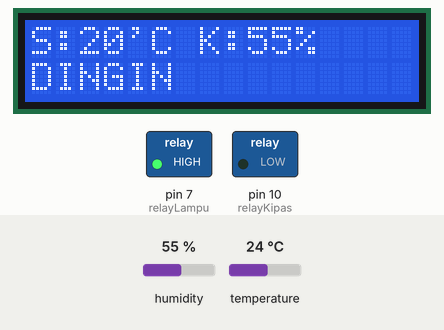
This sketch was run on a simulated Arduino Uno, built with avr-gcc and run on an emulated ATmega328P. On the bench: 16×2 character LCD, switched loads named in the sketch (green lamp = pin HIGH). The inputs (shaded band) are chosen by the test bench; at power-on: temperature 24 °C, humidity 55 %. What the sketch prints to the serial monitor is not drawn.

Above: at 11.3 s.
11.4 s: temperature set to 12 °C
At 13.7 s:
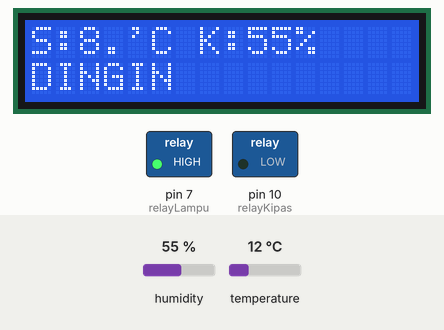
14.1 s: humidity set to 22 %
At 15.8 s:
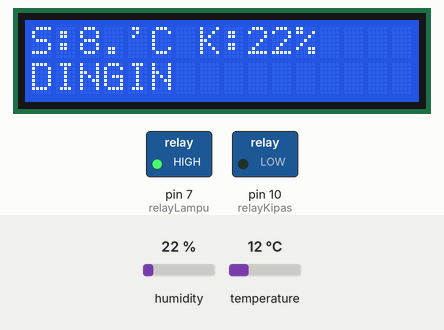
20.1 s: temperature set to 19 °C
At 21.9 s:
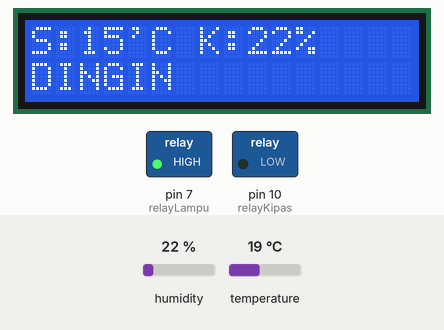
22.8 s: temperature set to 41 °C
At 24.7 s:
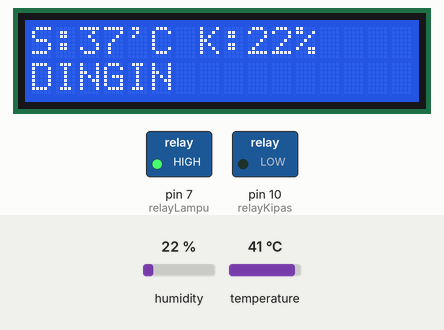
Timing chart, 0 to 26.2 s (numbered marks = the images above; inputs shaded):
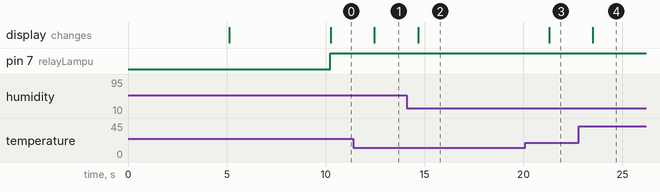

Measured:
- after the input at 11.4 s, the display: changes after 1.1 s (image 1)
- after the input at 14.1 s, the display: changes after 0.57 s (image 2)
- after the input at 20.1 s, the display: changes after 1.2 s (image 3)
- after the input at 22.8 s, the display: changes after 0.70 s (image 4)

The sketch:

lisa.ino
```cpp
#include "DHT.h"
#define DHTPIN 8
#define DHTTYPE DHT11

DHT dht(DHTPIN, DHTTYPE);

#include <LiquidCrystal_I2C.h>
LiquidCrystal_I2C lcd(0x27, 16, 2);
const int relayKipas = 10;
const int relayLampu = 7;

void setup() {

   lcd.begin();
     lcd.setCursor(3,0);
  lcd.print("Sponsored :");
  lcd.setCursor(4,1);
  lcd.print("ADI Farm");
  delay(5000);
     lcd.setCursor(0,0);
  lcd.print("MESIN                                    ");
  lcd.setCursor(0,1);
  lcd.print("INKUBATOR    ");
  delay(5000);
pinMode(relayKipas,OUTPUT);
pinMode(relayLampu,OUTPUT);
  Serial.begin(9600); //baud komunikasi serial
  Serial.println("Pengujian DHT11!"); //penulisan di serial monitor
  dht.begin(); //prosedur memulai pembacaan module sensor
}

int detik,menit;

void loop() {
  //pembacaan sensor membutuhkan waktu 250ms

  //Pembacaan untuk data kelembaban
  float humidity_1 = dht.readHumidity();
  //Pembacaan dalam format celcius (c)
  float celcius_1 = dht.readTemperature();
celcius_1=celcius_1-4;
  //pembacaan nilai pembacaan data suhu
  Serial.print("Suhu : ");
  Serial.print(celcius_1); //format derajat celcius

lcd.setCursor(0,0);
  lcd.print("S:                             ");
  lcd.setCursor(2,0);
  lcd.print(celcius_1);
  lcd.setCursor(4,0);
  lcd.print("'C  ");

lcd.setCursor(7,0);
  lcd.print("K:                             ");
  lcd.setCursor(9,0);
  lcd.print(humidity_1);
  lcd.setCursor(11,0);
  lcd.print("%   ");


if(celcius_1 > 40){
    digitalWrite(relayKipas, HIGH);
    digitalWrite(relayLampu, HIGH);
  lcd.setCursor(0,1);
  lcd.print("PANAS         ");
}

if(celcius_1 == 34){
    digitalWrite(relayKipas, LOW);
    digitalWrite(relayLampu, HIGH);
  lcd.setCursor(0,1);
  lcd.print("NORMAL         ");
}

if(celcius_1 < 34){
     digitalWrite(relayKipas, LOW);
    digitalWrite(relayLampu, HIGH);
  lcd.setCursor(0,1);
  lcd.print("DINGIN         ");

}
delay(1000);

}
```
